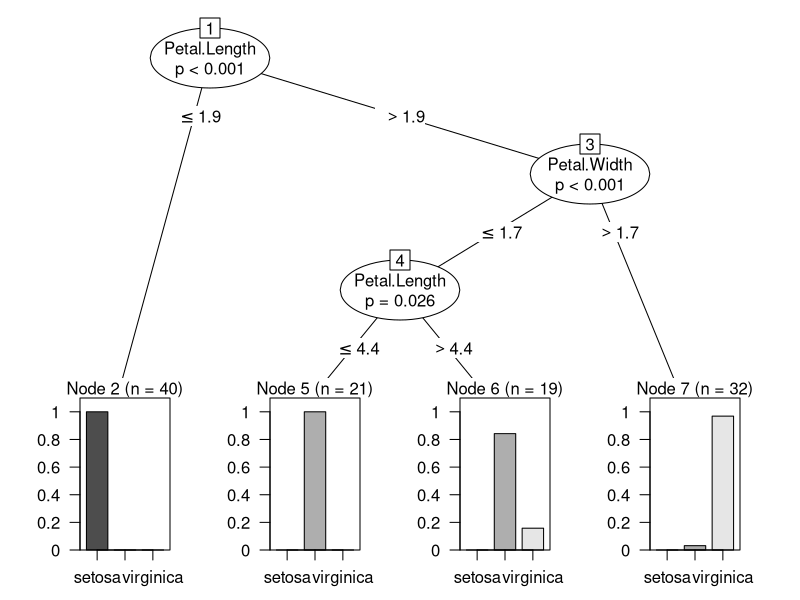

Source code (R):
Sys.setenv(http_proxy="http://vdi-proxy.its.sfu.ca:8080")
Sys.setenv(https_proxy="http://vdi-proxy.its.sfu.ca:8080")

install.packages("party")

library(party)

#set seed by specifying arbitrary numbers as 1234 to reproduce the same results next time you do this part.

set.seed(1234)

View(iris) #view dataset

# now classify your dataset into training and testing data: 70% for training  and 30% for testing

ind <- sample(2, nrow(iris), replace = TRUE, prob = c(0.70, 0.30))
train.data <- iris[ind==1,] #where row is marked by 1
test.data <- iris[ind==2,] #where row is marked by 2

# let's create a model for dependent variable "Species" and independent variables
myf <- Species ~ Sepal.Length+Sepal.Width+Petal.Length+Petal.Width

# now create a classification tree for this model
iris_ctree <- ctree(myf, data=train.data)

#let's check how accurate it is 
table(predict(iris_ctree), train.data$Species) # Output: rows = actual, columns = predicted

#visualize it
plot(iris_ctree)

#use this tree on rest of 30% of validation data to see how well it is
testpred <- predict(iris_ctree, newdata=test.data)

table(testpred, test.data$Species)
